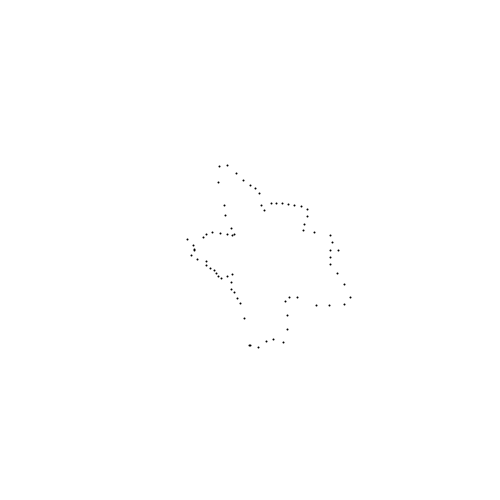
Frame 1 (no input)
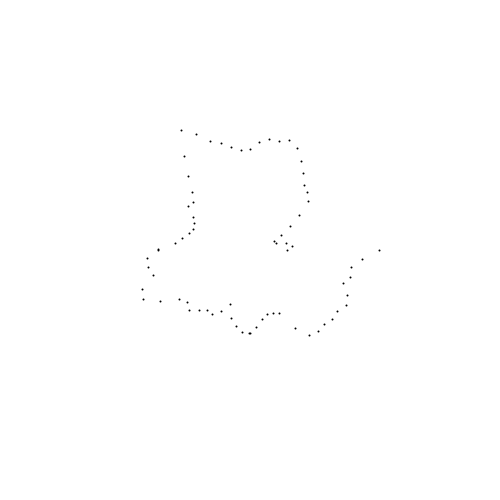
Frame 60 (the mouse pressed at the canvas centre just before this capture)
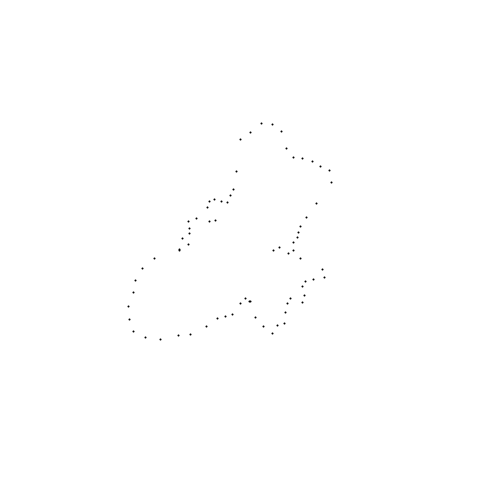
Frame 120 (the mouse held since frame 60 and released just before this capture)

The Processing sketch that drew these frames (run headless with seeded random() and noise(); from frame 60 on, the mouse is pressed at the canvas centre):

// Processing sketch: processing_181938
// ── processing_181938.pde

float x;
float y;
float radius=100;
float radiusNoise;

void setup(){
  size(500,500);
  smooth();
  background(255);
  strokeWeight(2);
  frameRate(15);
  radiusNoise=random(10);
 //noLoop();
  
}

void draw(){
  translate(width/2,height/2);
  background(255);//turn this on and off
  for (float ang=0;ang<=360;ang+=5){//change ang increment
    float thisradius=radius+(noise(radiusNoise)*200-100);
    float rad=radians(ang);
  
  x=thisradius*cos(rad);
  y=thisradius*sin(rad);
  point(x,y); 
  radiusNoise=radiusNoise+.1;//.001 is more subtle
  }
  
}
